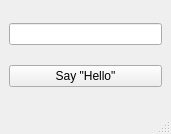
<?xml version="1.0" encoding="UTF-8"?>
<ui version="4.0">
 <class>MainWindow</class>
 <widget class="QMainWindow" name="MainWindow">
  <property name="geometry">
   <rect>
    <x>0</x>
    <y>0</y>
    <width>171</width>
    <height>134</height>
   </rect>
  </property>
  <property name="windowTitle">
   <string>MainWindow</string>
  </property>
  <widget class="QWidget" name="centralwidget">
   <layout class="QVBoxLayout" name="verticalLayout">
    <item>
     <widget class="QLineEdit" name="lineEdit"/>
    </item>
    <item>
     <widget class="QPushButton" name="pushButton">
      <property name="text">
       <string>Say &quot;Hello&quot;</string>
      </property>
     </widget>
    </item>
   </layout>
  </widget>
  <widget class="QMenuBar" name="menubar">
   <property name="geometry">
    <rect>
     <x>0</x>
     <y>0</y>
     <width>171</width>
     <height>26</height>
    </rect>
   </property>
  </widget>
  <widget class="QStatusBar" name="statusbar"/>
 </widget>
 <resources/>
 <connections/>
</ui>
